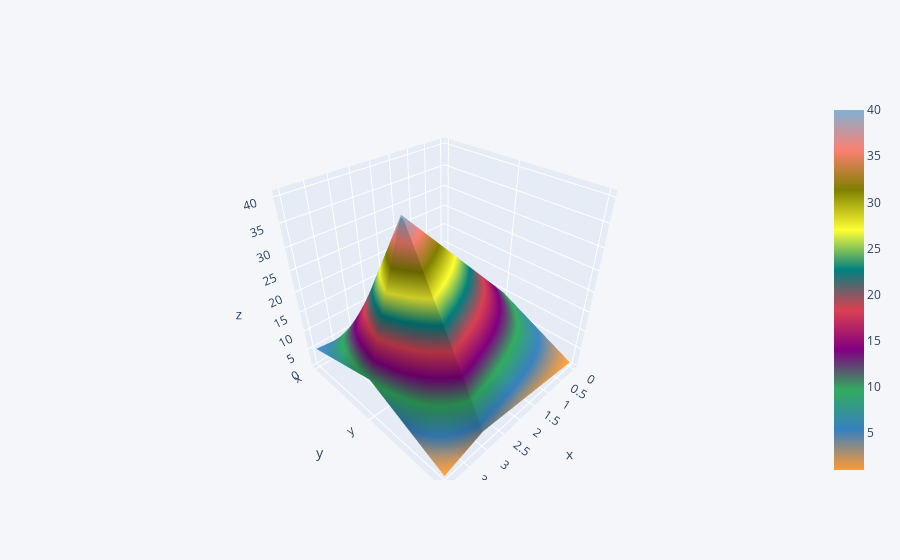

Source (notebook cell):
### Code cell
df3.iplot(kind='surface')

### Figure 1 — Plotly figure (JSON) as saved in the notebook; plotly's stock layout.template omitted (floating-point values rounded to 4 significant figures)
{"data": [{"colorscale": [[0, "rgb(255, 153, 51)"], [0.1111, "rgb(55, 128, 191)"], [0.2222, "rgb(50, 171, 96)"], [0.3333, "rgb(128, 0, 128)"], [0.4444, "rgb(219, 64, 82)"], [0.5556, "rgb(0, 128, 128)"], [0.6667, "rgb(255, 255, 51)"], [0.7778, "rgb(128, 128, 0)"], [0.8889, "rgb(251, 128, 114)"], [1, "rgb(128, 177, 211)"]], "type": "surface", "x": [0, 1, 2, 3, 4], "y": ["x", "y", "z"], "z": [[1, 2, 3, 4, 5], [10, 20, 30, 40, 10], [1, 2, 3, 4, 1]]}], "layout": {"legend": {"bgcolor": "#F5F6F9", "font": {"color": "#4D5663"}}, "paper_bgcolor": "#F5F6F9", "plot_bgcolor": "#F5F6F9", "title": {"font": {"color": "#4D5663"}}, "xaxis": {"gridcolor": "#E1E5ED", "showgrid": true, "tickfont": {"color": "#4D5663"}, "title": {"font": {"color": "#4D5663"}, "text": ""}, "zerolinecolor": "#E1E5ED"}, "yaxis": {"gridcolor": "#E1E5ED", "showgrid": true, "tickfont": {"color": "#4D5663"}, "title": {"font": {"color": "#4D5663"}, "text": ""}, "zerolinecolor": "#E1E5ED"}}}
